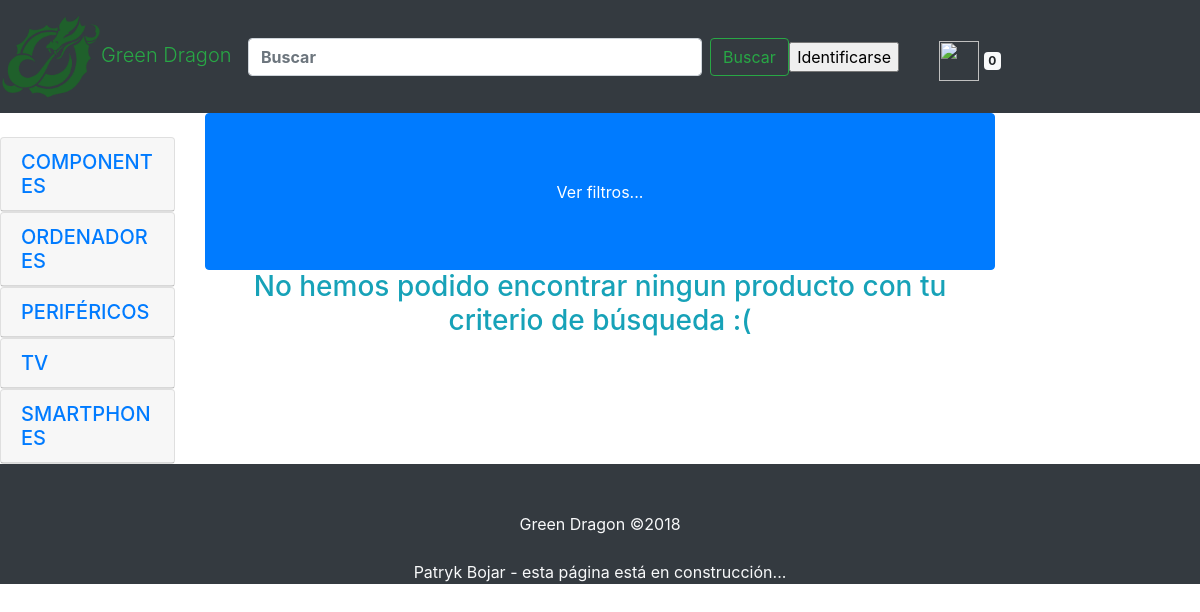
The page /index.php?controller=productos&action=show_subCatProduct&NAME=PLACAS BASE on the database as committed earlier.
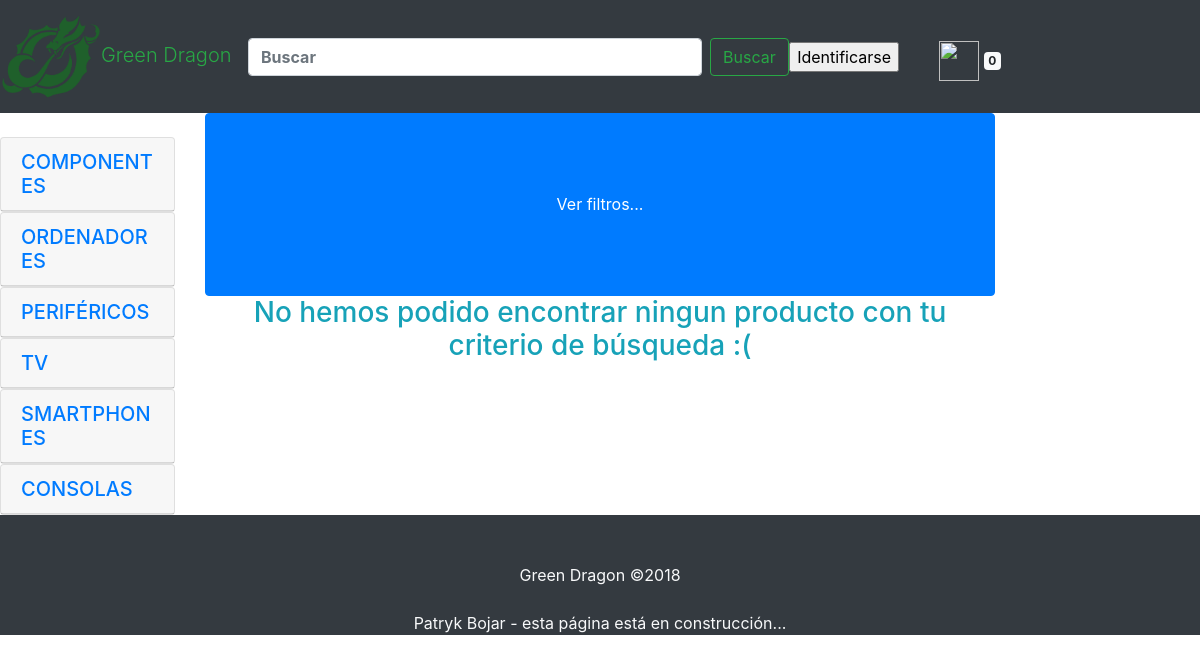
The same page on the database as committed later.
### tables this page shows
CREATE TABLE `CATEGORY` (
  `ID` int(11) NOT NULL,
  `NAME` varchar(32) NOT NULL,
  `PARENTCATEGORY` int(11) DEFAULT NULL
);

### controller/productos_controller.php (called while the page is built, shortened)
<?php
require_once("model/categorias_model.php");
class productos_controller {
    function show_subCatProduct() {
        $category      = new categorias_model();
        $categories    = $category->get_categories();
        require_once("view/main/html/main_page.phtml");
    }
}
?>

### db/conectar.php (called while the page is built)
<?php
class Conectar{
    public static function conexion(){
        $conexion=new mysqli("localhost", "user", "user", "store03");
        $conexion->query("SET NAMES 'utf8'");
        return $conexion;
    }
}
?>

### model/categorias_model.php (called while the page is built, shortened)
<?php
class categorias_model {
    private $db;
    private $category;
    public function __construct() {
        $this->db       = Conectar::conexion();
        $this->category = array();
    }
    public function get_categories() {
        $query = $this->db->query("SELECT * FROM CATEGORY WHERE PARENTCATEGORY IS NULL");
        while ($rows = $query->fetch_assoc()) {
            $this->category[] = $rows;
        }
        return $this->category;
    }
    public function get_subCategories() {
        $query = $this->db->query("SELECT DISTINCT c1.NAME AS 'CATEGORIA',
          c2.NAME AS 'SUBCATEGORIA', c2.PARENTCATEGORY AS 'PARENTCATEGORY',
          c2.ID AS 'ID' FROM CATEGORY c1, CATEGORY c2
          WHERE c1.ID = c2.PARENTCATEGORY;");
        while ($rows = $query->fetch_assoc()) {
            $this->category[] = $rows;
        }
        return $this->category;
    }
}
?>

### view/main/php/menu.php (the view, shortened to what this page needs)
<div class="row">
<div id="accordion" role="tablist" aria-multiselectable="true" class="col-12 col-sm-5 col-md-4 col-lg-3 col-xl-2 mt-4">
  <?php
foreach ($categories as $datoC) {
  $id = $datoC['ID'];
  $name = $datoC['NAME'];
   ?>
    <div class="card">
      <div class="card-header" role="tab" id="heading<?php echo $id; ?>">
        <h5 class="mb-0">
        <a data-toggle="collapse" data-parsent="#accordion" href="#collapse<?php echo $id; ?>" aria-expanded="true" aria-controls="collapse<?php echo $id; ?>">
          <?php
          if ($datoC['NAME'] == $name) {
            echo $name;
          }?>
        </a>
      </h5>
      </div>
    </div>
    <?php } ?>
</div>
      <div class="card-group col-8">

Rows that differ between the two databases and show on the page:
added category: NAME "CONSOLAS"
